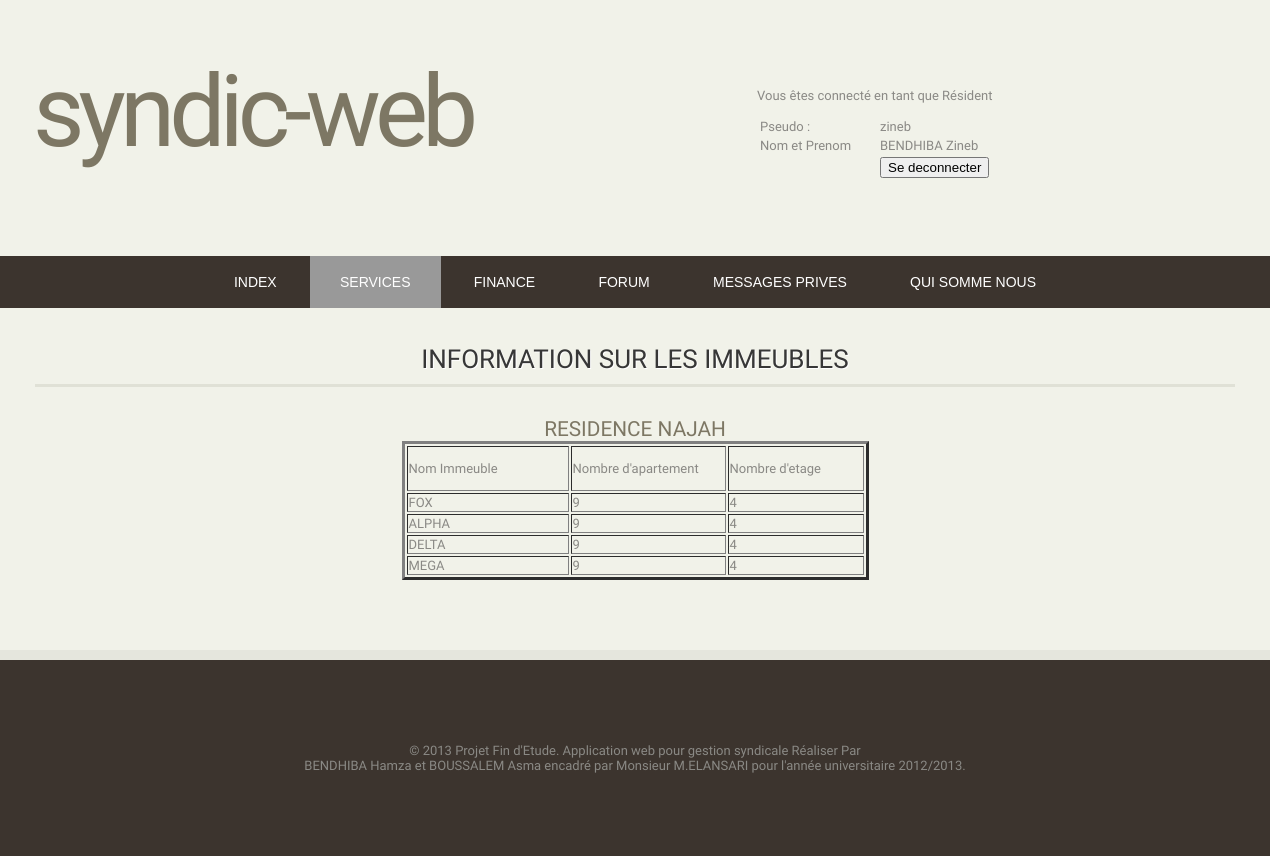
/Application/listebuil.php (signed in), run on the app's committed database.
### tables this page shows
CREATE TABLE IF NOT EXISTS `residence` (
  `id_residence` int(11) NOT NULL AUTO_INCREMENT,
  `raisonsocial` varchar(20) NOT NULL,
  `rue` varchar(100) NOT NULL,
  `ville` varchar(20) NOT NULL,
  `nbreImm` int(11) NOT NULL,
  `nbreApart` int(11) NOT NULL,
  `telephone` int(11) NOT NULL,
  `fax` int(11) NOT NULL,
  `email` varchar(100) NOT NULL,
  `date_creation` date NOT NULL,
  PRIMARY KEY (`id_residence`)
);

CREATE TABLE IF NOT EXISTS `immeuble` (
  `id_immeuble` int(11) NOT NULL AUTO_INCREMENT,
  `nom` varchar(25) NOT NULL,
  `nbreApart` int(11) NOT NULL,
  `nbreEtage` int(11) NOT NULL,
  `id_residence` int(11) NOT NULL,
  PRIMARY KEY (`id_immeuble`),
  KEY `id_residence` (`id_residence`)
);

### Application/listebuil.php (the view, shortened to what this page needs)
<!DOCTYPE html PUBLIC "-//W3C//DTD XHTML 1.0 Strict//EN" "http://www.w3.org/TR/xhtml1/DTD/xhtml1-strict.dtd">
<html xmlns="http://www.w3.org/1999/xhtml">
<head>
<link href="style.css" rel="stylesheet" type="text/css" media="screen" />
</head>
<body>
<table width="904">
<tr>
<td width="490">
<div id="wrapper">
	<div id="logo" class="container">
      <h1>Syndic-web</h1>
      	</div>
</div>
</td>
<td width="402">
      <div id="connect" class="connect" >
</div>
</td>
</tr>
</table>
    <div id="three-column" class="container">
<div class="post">
				<h2 class="title">information sur les  Immeubles </h2>
				<div class="entry">
          <?php
		   $recherche = ("SELECT * FROM residence;" ) ;
$result = mysql_query($recherche);
while($row = mysql_fetch_array($result)){
	echo '<h3>Residence
	'.$row[1].' </h3>';
	echo '<table width="467" border="3" align="center" class="divider" id="user">
  <tr>
    <td width="158" height="41" id="user">Nom Immeuble</td>
    <td width="151" id="user">Nombre d\'apartement</td>
    <td width="132" id="user">Nombre d\'etage</td>
  </tr>';
  $recherche1 = ("SELECT * FROM immeuble where id_residence=$row[0];" ) ;
$result1 = mysql_query($recherche1);
while($row1 = mysql_fetch_array($result1)){
echo '<tr>
    <td width="158"  id="user">'.$row1[1].'</td>
    <td width="151" id="user">'.$row1[2].'</td>
    <td width="132" id="user">'.$row1[3].'</td>
  </tr>';
}
echo '</table>';
}
?>
</div>
</div>
</div>
</body>
</html>

### Application/style.css (style rules this page uses)
body { margin: 0; padding: 0; background: #f1f2e9; font-family: 'Oxygen', sans-serif; font-size: 13px; color: #8A8985; left: auto; }
h1, h2, h3 { margin: 0; padding: 0; text-transform: uppercase; font-weight: 300; color: #7D7764; }
h1 { font-size: 2em; }
h2 { font-size: 2.8em; }
h3 { font-size: 1.6em; text-align: center; }
#wrapper { overflow: hidden; background: #F1F2E9; }
.container { width: 1200px; margin-top: 0px; margin-right: auto; margin-bottom: 0px; margin-left: auto; left: 100px; }
#logo { overflow: hidden; height: 250px; width: 750px; }
#connect { width: 500px; background: #f1f2e9; }
#logo h1, #logo p { text-align: left; margin-left: 30px; }
#logo h1 { padding: 50px 0px 0px 0px; letter-spacing: -6px; text-transform: lowercase; font-size: 100px; }
.post { overflow: hidden; }
.post .title { margin: 0px 0px 30px 0px; padding: 0px 0px 10px 0px; border-bottom: 3px solid #E0E1D6; text-shadow: 1px 1px 0px #FFFFFF; font-size: 26px; color: #373737; text-align: center; }
.post .entry { padding: 0px 0px 20px 0px; padding-bottom: 20px; text-align: justify; }
#three-column { overflow: hidden; padding: 10px 0px 50px 0px; }
.divider { overflow: hidden; height: 50px; background: url(images/img04.png) no-repeat center top; }

### data on the page
residence: raisonsocial "NAJAH"
immeuble: nom "FOX", nbreApart "9", nbreEtage "4"
immeuble: nom "ALPHA", nbreApart "9", nbreEtage "4"
immeuble: nom "DELTA", nbreApart "9", nbreEtage "4"
immeuble: nom "MEGA", nbreApart "9", nbreEtage "4"

### other printed values
$espace "Vous êtes connecté en tant que Résident"
$pseudo "zineb"
$nom "BENDHIBA"
$prenom "Zineb"
